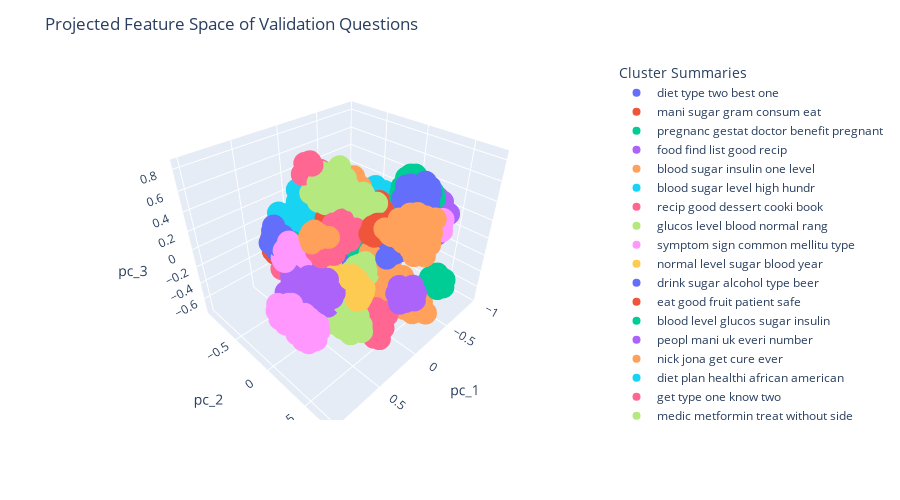

Here is the notebook cell this chart was saved with:
### Markdown cell above
#### 5. Plot 3D Clusters

In the code block below, we create a 3D scatter plot of the validation question t-SNE projections, omitting all samples assigned to the outlier cluster label by DBSCAN. Points are color coded by cluster labels to reveal the organized structure in feature space and a legend is included which maps the numerical cluster label to its generated psuedo-label topic summary.

### Code cell
fig = px.scatter_3d(
    df[df['label'] != -1], x='pc_1', y='pc_2', z='pc_3', color='summary', 
    hover_data=['question', 'summary', 'label'])
fig.update_traces(marker_size=8)
fig.update_layout(
    title='Projected Feature Space of Validation Questions',
    legend={'title': 'Cluster Summaries', 'itemclick': 'toggleothers'},
    height=500,
)
fig.show()
